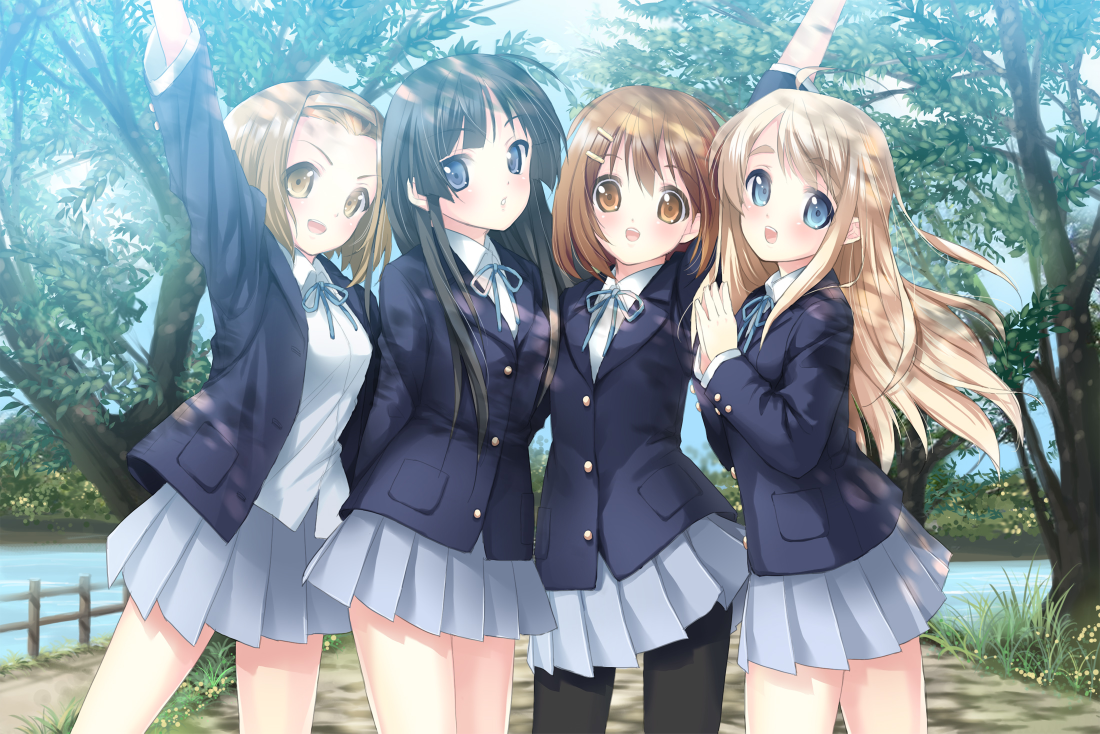
//> input picture source/x.jpeg, 2200 x 1467 px (shown at 1/2 size)
$ ./main ../../source/x.jpeg   (built with g++ and OpenCV 4)
//> lines starting //> are read from the running program, lines starting //| are printed output that depends on the picture
#include <opencv2/opencv.hpp>
#include <vector>
#include <algorithm>

// Функция для автоконтрастирования одного канала
void autoContrastChannel(cv::Mat& channel, double q_b, double q_w) {
    // Преобразование типа для работы с гистограммой
    channel.convertTo(channel, CV_32F);

    // Вычисление квантилей
    std::vector<float> pixels;
    pixels.assign((float*)channel.datastart, (float*)channel.dataend);
    std::sort(pixels.begin(), pixels.end());

    float lowerBound = pixels[(int)(q_b * pixels.size())];
    float upperBound = pixels[(int)(q_w * pixels.size())];

    // Применение автоконтрастирования
    for (int i = 0; i < channel.rows; ++i) {
        for (int j = 0; j < channel.cols; ++j) {
            float& pixel = channel.at<float>(i, j);
            if (pixel < lowerBound) pixel = 0;
            else if (pixel > upperBound) pixel = 255;
            else pixel = (pixel - lowerBound) / (upperBound - lowerBound) * 255;
        }
    }

    channel.convertTo(channel, CV_8U); // Возвращение к исходному типу
}

// Функция для отрисовки гистограммы яркости для одного канала
cv::Mat draw_histogram(const cv::Mat& src) {
    std::vector<cv::Mat> bgr_planes;
    cv::split(src, bgr_planes);

    int histSize = 256;
    float range[] = { 0, 256 };
    const float* histRange = { range };
    bool uniform = true, accumulate = false;
    std::vector<cv::Mat> histArray;

    // Отрисовка гистограммы для каждого канала
    for (int i = 0; i < src.channels(); ++i) {
        cv::Mat hist;
        cv::calcHist(&bgr_planes[i], 1, 0, cv::Mat(), hist, 1, &histSize, &histRange, uniform, accumulate);

        int hist_w = 512; int hist_h = 400;
        int bin_w = cvRound((double) hist_w / histSize);

        cv::Mat histImage(hist_h, hist_w, CV_8UC3, cv::Scalar(0,0,0));

        // Нормализация результатов к [0, histImage.rows]
        cv::normalize(hist, hist, 0, histImage.rows, cv::NORM_MINMAX, -1, cv::Mat());

        // Отрисовка для каждого бина
        for (int j = 1; j < histSize; j++) {
            cv::line(histImage, cv::Point(bin_w*(j-1), hist_h - cvRound(hist.at<float>(j-1))),
                     cv::Point(bin_w*(j), hist_h - cvRound(hist.at<float>(j))),
                     cv::Scalar(255, 0, 0), 2, 8, 0);
        }

        histArray.push_back(histImage);
    }

    // Возвращаем только первую гистограмму для примера
    // В вашем случае, вы можете выбрать, как отображать все гистограммы
    return histArray[0];
}

int main(int argc, char** argv) {

    double q_b = 0.1, q_w = 0.1; // значения по умолчанию
    std::string inputFilename = "../source/x.jpeg"; // значение по умолчанию

    for (int i = 1; i < argc; ++i) {
        std::string arg = argv[i];
        if (arg == "-q_b" && i + 1 < argc) {
            q_b = std::stod(argv[++i]);
        } else if (arg == "-q_w" && i + 1 < argc) {
            q_w = std::stod(argv[++i]);
        } else {
            inputFilename = arg;
        }
    }
    std::cout << q_b << " " << q_w << "\n";

    // Чтение изображения
    cv::Mat image = cv::imread(inputFilename);
//> image is the input picture: 1467 rows x 2200 cols, CV_8UC3; mean B, G, R 160.1, 153.5, 137.2
    if (image.empty()) {
        std::cout << "Could not open or find the image" << std::endl;
        return -1;
    }

    // Если ваше изображение цветное, измените количество каналов на 3
    const int Number_of_channels = 3; // Для цветного изображения
    std::vector<cv::Mat> channels;
    cv::split(image, channels);
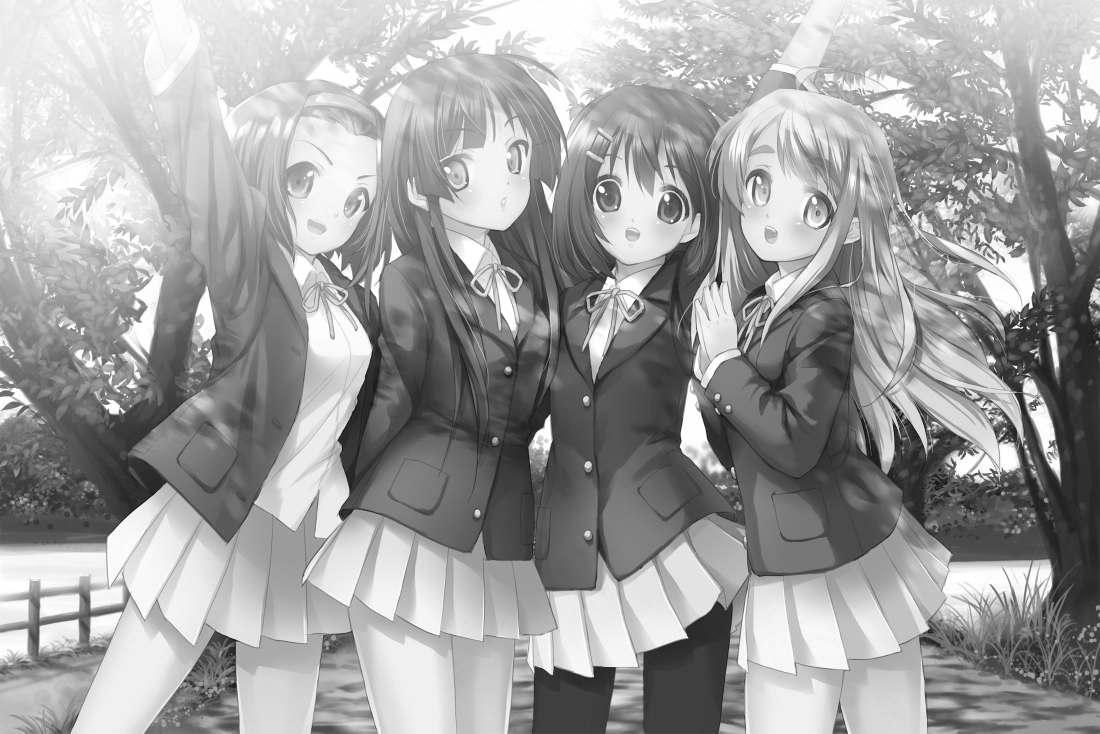
//> channels[0]: 1467 rows x 2200 cols, CV_8UC1 (shown at 1/2 size); min 0, max 255, mean 160.1
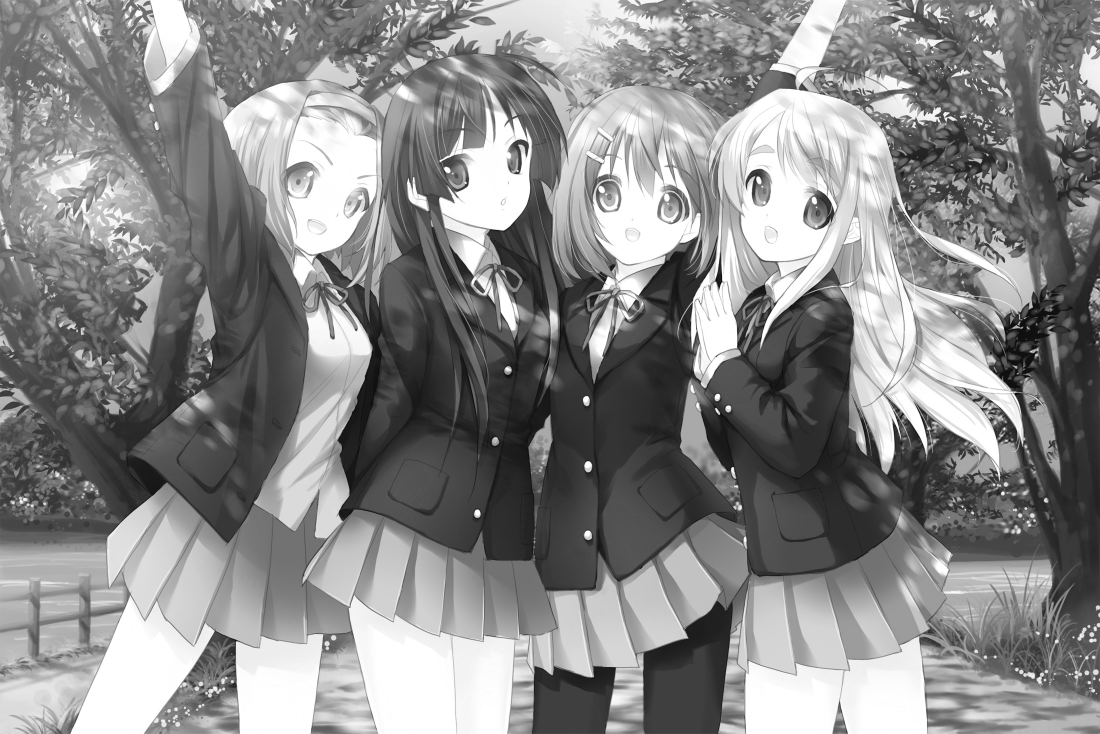
//> channels[2]: 1467 rows x 2200 cols, CV_8UC1 (shown at 1/2 size); min 0, max 255, mean 137.2

    // Параметры квантилей для автоконтрастирования
    q_w = 1-q_w; // Верхний квантиль

    std::vector<cv::Mat> histograms;

    // Применение автоконтрастирования и отрисовка гистограмм для каждого канала
    for (int i = 0; i < Number_of_channels; ++i) {
        autoContrastChannel(channels[i], q_b, q_w);
        histograms.push_back(draw_histogram(channels[i]));
    }
//> this loop made 3 passes
//> (lowerBound in autoContrastChannel, upperBound in autoContrastChannel) on passes 1 to 3: (69, 240), (55, 239), (49, 248)
//> pass 1, in autoContrastChannel, `channel.convertTo(channel, CV_8U);`:
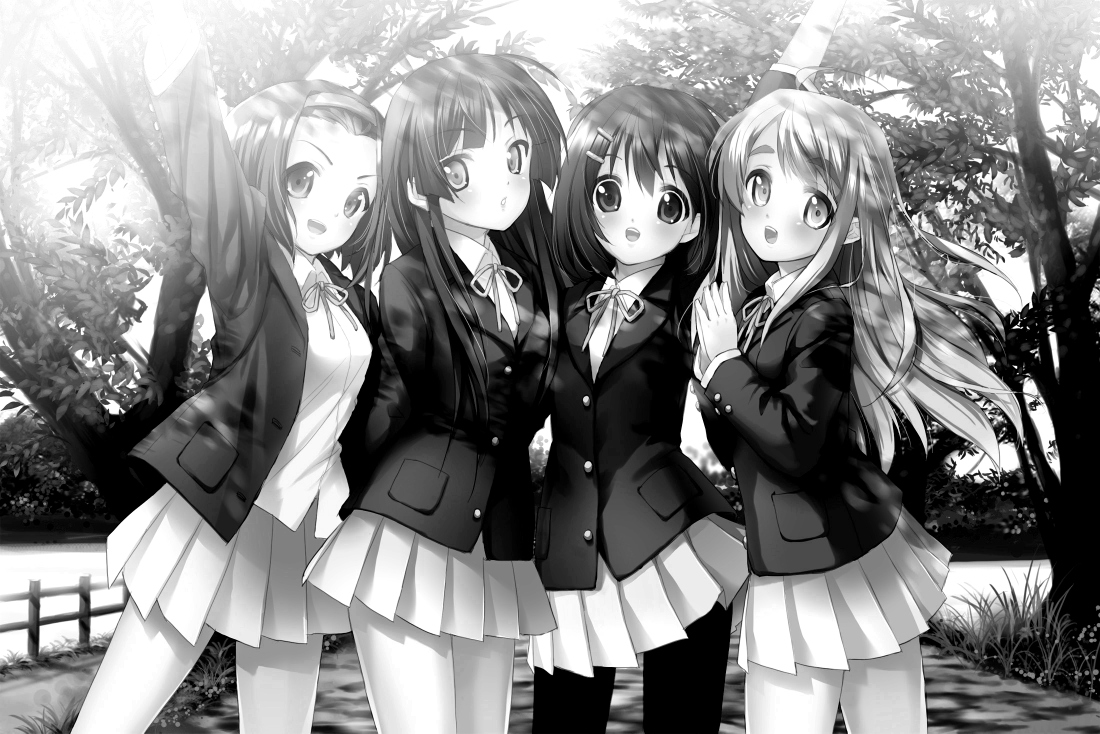
//> channel: 1467 rows x 2200 cols, CV_8UC1 (shown at 1/2 size); min 0, max 255, mean 136.8
//> pass 2, in autoContrastChannel (call 2), `channel.convertTo(channel, CV_8U);`:
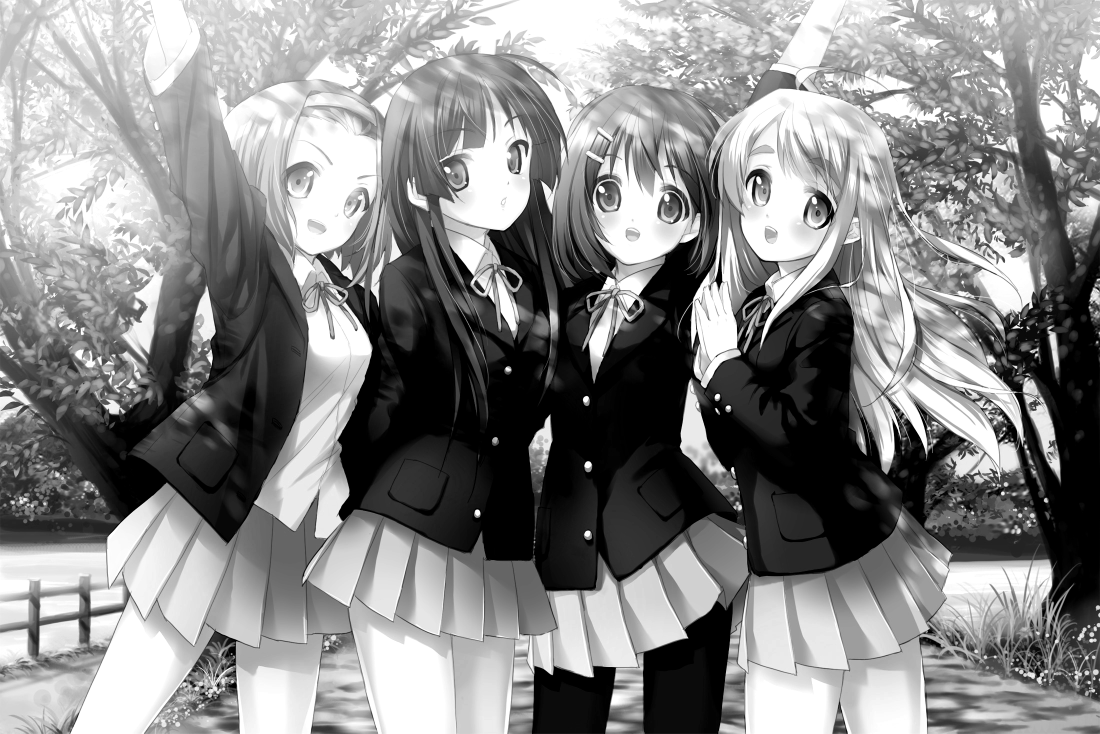
//> channel: 1467 rows x 2200 cols, CV_8UC1 (shown at 1/2 size); min 0, max 255, mean 136.7

    // Слияние обработанных каналов обратно в одно изображение и показ гистограмм
    cv::Mat result;
    cv::merge(channels, result);
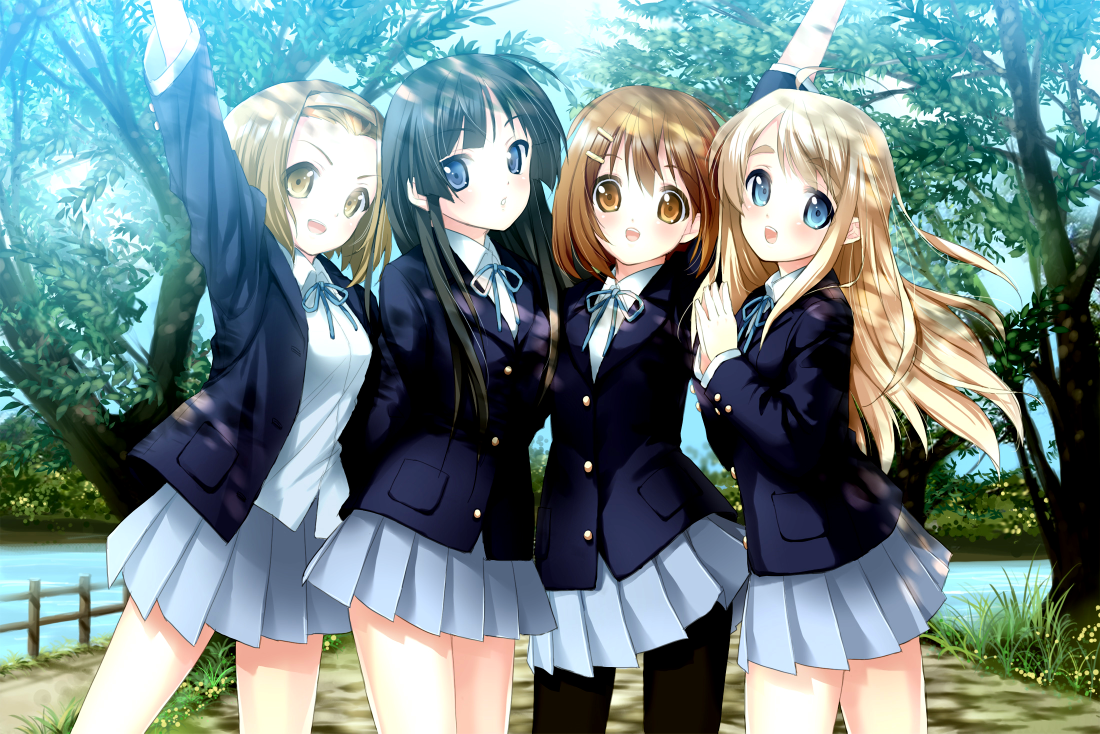
//> result: 1467 rows x 2200 cols, CV_8UC3 (shown at 1/2 size); mean B, G, R 136.8, 136.7, 113.6

    cv::imshow("Histogram", histograms[0]);
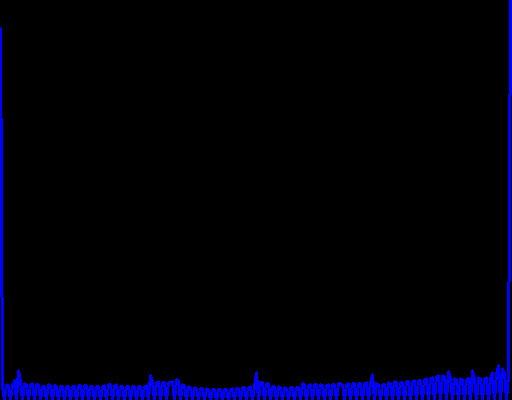
//> window 'Histogram': 400 rows x 512 cols, CV_8UC3; mean B, G, R 11.3, 0, 0
    cv::imshow("Auto-Contrasted Image", result);
    cv::waitKey(0);

    cv::imwrite("auto_contrasted_image.png", result);

    return 0;
}
